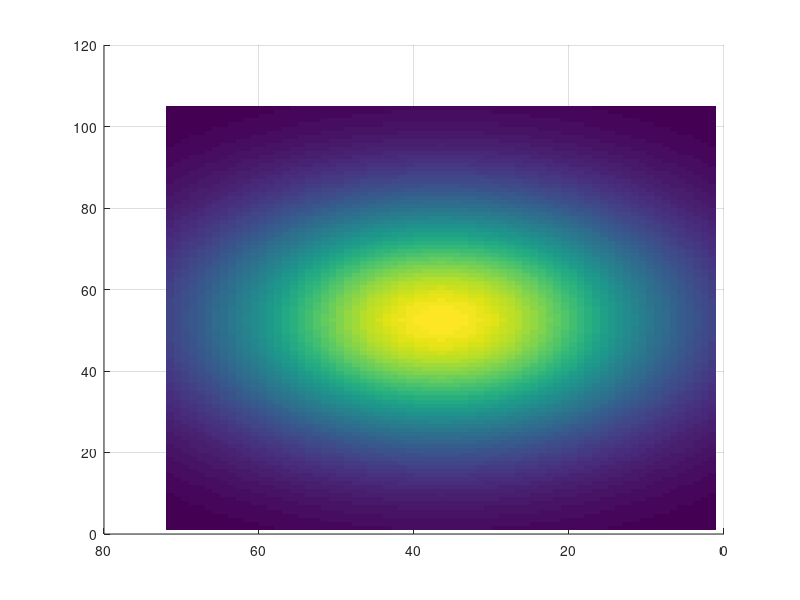
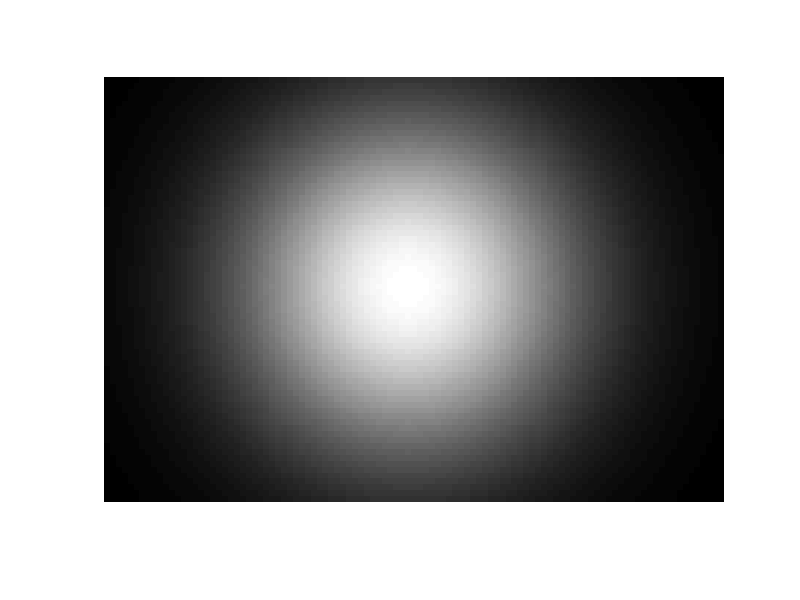

The MATLAB script that drew these images, in order:
output_sigma = 20;
sz = [72 105];
[rs, cs] = ndgrid((1:sz(1)) - floor(sz(1)/2), (1:sz(2)) - floor(sz(2)/2));
y = exp(-0.5 * (((rs.^2 + cs.^2) / output_sigma^2)));
surf(y,'LineStyle','none');
view([ -90, 90]);
figure
imshow(y);